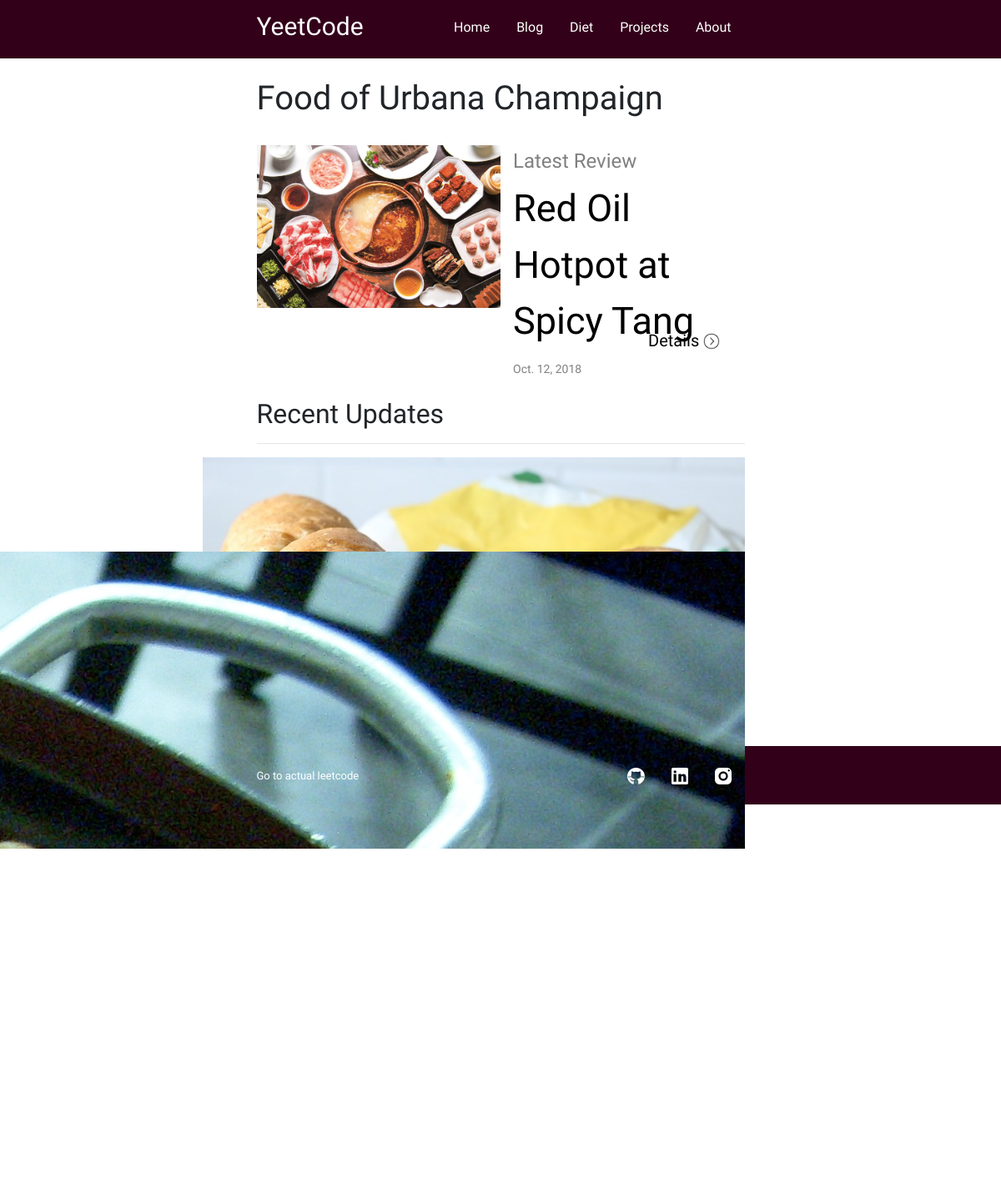
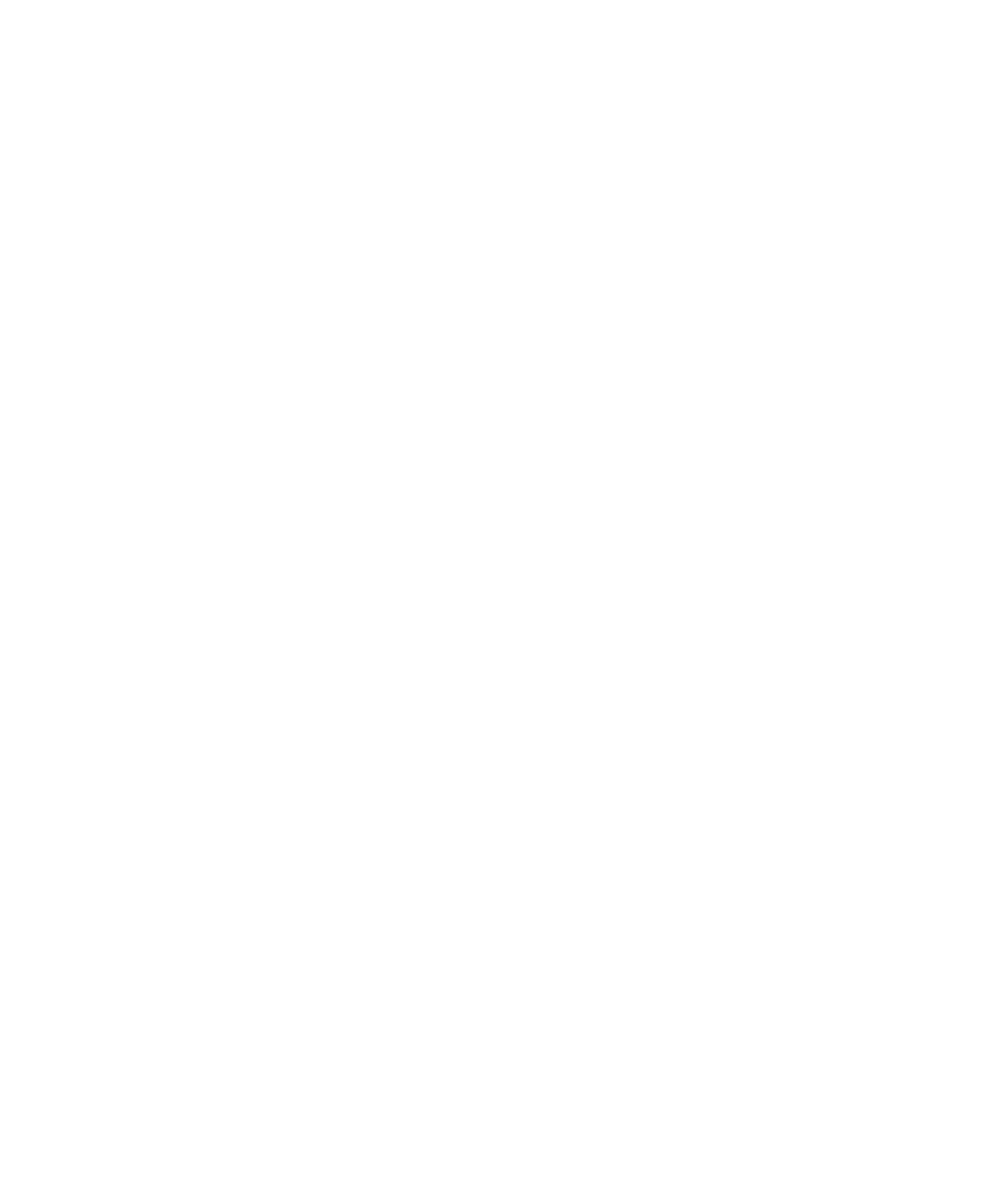
Screenshot of /blog/ with the database file from the repository (2 pictures, top to bottom).
### blog/models.py (models this page shows, shortened)
class Review(models.Model):
    date = models.DateField(default=date.today)
    name = models.CharField(default="Unknown", max_length=100)
    resturant = models.CharField(default="Unknown", max_length=100)
    taste_rating = models.IntegerField(default=0)
    health_rating = models.IntegerField(default=0)
    calories = models.IntegerField(default=0)
    carbs = models.IntegerField(default=0)
    protein = models.IntegerField(default=0)
    fat = models.IntegerField(default=0)
    review = models.TextField()
    images = models.FileField(null=True, default=None, upload_to='blog/')
    score = models.IntegerField(default=0)

### blog/views.py (the view)
# urls.py: path('', views.blog, name='blog'),
def blog(request):
    reviews = list(Review.objects.all())[::-1]
    context = {'all_reviews': reviews[1:], 'latest': reviews[0]}
    return render(request, 'blog.html', context=context)

### blog/templates/blog.html (shortened to what this page needs)
{% extends 'base.html' %}
{% load static %}
{% block extra_head %}
  <link rel="stylesheet" type="text/css" href="{% static 'blog.css' %}">
{% endblock %}
{% block content %}
  <div class="row" style="height:100%;">
    <div class="col-md-3"></div>
    <div class="col-md-6">
      <br>
      <h1 style="font-family:Galada;">Food of Urbana Champaign</h1>
      <br>
        <div class="row-eq-height" style="color:black;">
          <div class="col-md-6" style="padding:0px;">
            <img src="{{ MEDIA_URL }}/{{ latest.images }}" alt="latest food" style="width:100%;height:auto;">
          </div>
          <div class="col-md-6" style="position:relative;">
            <h4 style="margin-top:2%;color:gray;;">Latest Review</h4>
            <a href="{% url 'post' latest.id %}" class="post-link">
              <p class="sub-head">{{latest.name}} at {{latest.resturant}}</p>
              <small style="color:grey;">{{ latest.date }}</small>
              <div class="arrow-to-post">
                <p>Details <span>
                  <img src="{% static 'diet/right-arrow.png' %}" alt="arrow" style="height:20px;">
                </span> </p>
              </div>
            </a>
          </div>
        </div>
      <br>
      <h2>Recent Updates</h2>
      <hr>
      {% for review in all_reviews %}
      <a href="{% url 'post' review.id %}" class="post-link">
        <div class="post-tab">
          <div class="row">
            <div class="col-md-11">
              <p>{{ review.date }}</p>
              <h2>{{review.name}} at {{review.resturant}}</h2>
            </div>
            <div class="col-md-1">
              <img src="{{ MEDIA_URL }}/{{ review.images }}" alt="food_picture" style="height:100%;float:right;">
            </div>
          </div>
        </div>
      </a>
      {% endfor %}
    </div>
    <div class="col-md-3"></div>
  </div>
<br>
{% endblock %}

### application/static/base.css (style rules this page uses)
body { margin: 0; font-family: Questrial; }
.row-eq-height { display: -webkit-box; display: -webkit-flex; display: -ms-flexbox; display: flex; padding: 0px; margin: 0px; }

### blog/static/blog.css (style rules this page uses)
.post-tab { height:80px; color: black; }
.sub-head { font-size: 45px; margin: 0px; color:black; margin-bottom: 5%; }
.arrow-to-post { position:absolute; font-size: 20px; color:black; bottom:5%; right:10%; }

### rows the page displays
Review: images (picture), name "Red Oil Hotpot", resturant "Spicy Tang", date "Oct. 12, 2018"
Review: images (picture)
